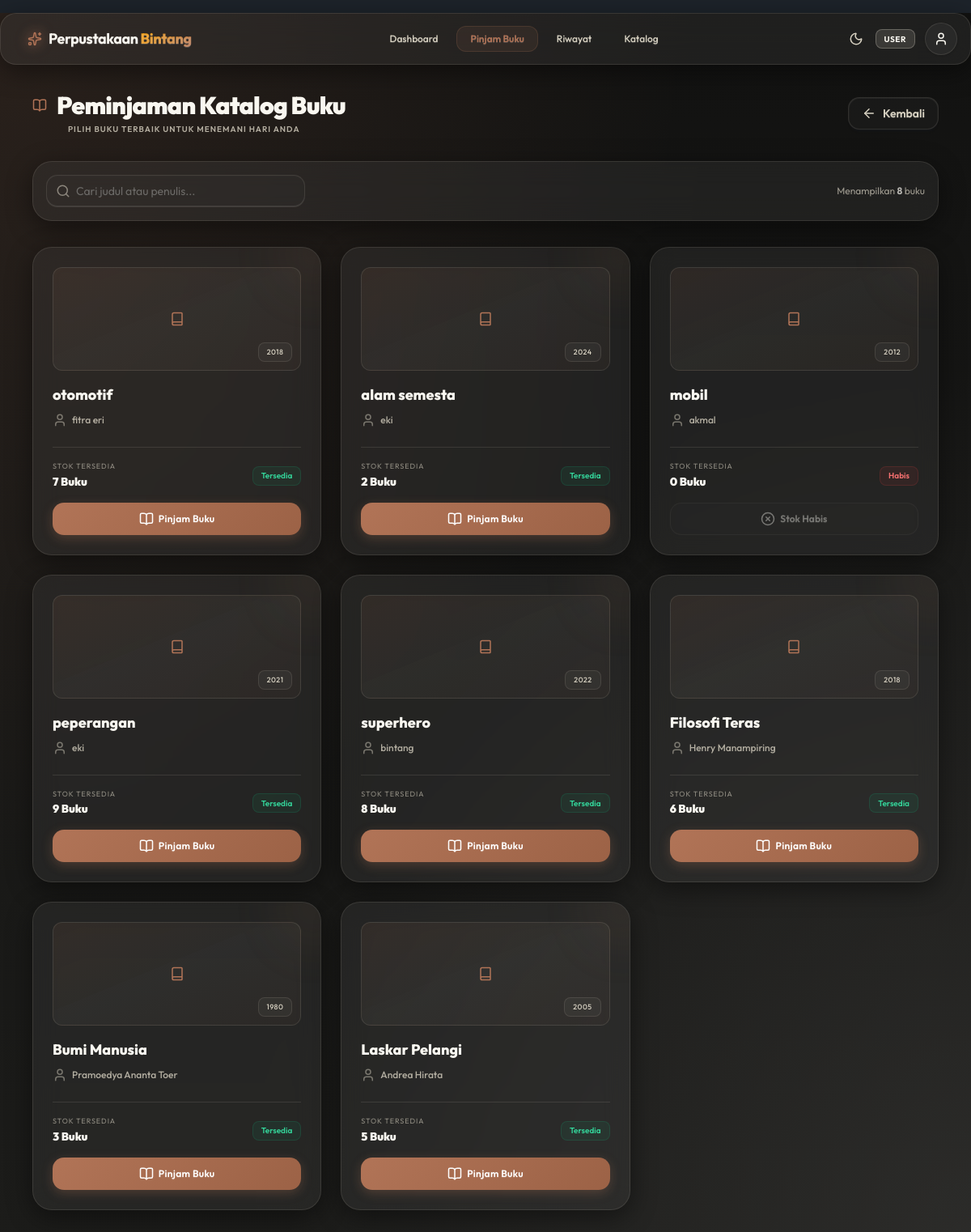
/pinjam.php (signed in), run on the app's committed database.
### tables this page shows
CREATE TABLE `buku` (
  `id` int(11) NOT NULL,
  `judul` varchar(200) NOT NULL,
  `penulis` varchar(100) NOT NULL,
  `penerbit` varchar(100) DEFAULT NULL,
  `tahun` int(11) DEFAULT NULL,
  `status` varchar(20) DEFAULT 'tersedia',
  `stok` int(11) DEFAULT 1,
  `created_at` timestamp NOT NULL DEFAULT current_timestamp()
);

### pinjam.php (the view, shortened to what this page needs)
<?php
include 'koneksi.php';
$user_id = $_SESSION['user_id'];
$buku = mysqli_query($koneksi, "SELECT * FROM buku ORDER BY id DESC");
?>
<!DOCTYPE html>
<html lang="id" data-theme="night">
<head>
    <link href="https://cdn.jsdelivr.net/npm/daisyui@5" rel="stylesheet" type="text/css" />
    <script src="https://cdn.jsdelivr.net/npm/@tailwindcss/browser@4"></script>
    <link rel="stylesheet" href="style.css">
</head>
<body class="min-h-screen pb-12">
    <?php include 'navbar.php'; ?>
    <main class="container mx-auto px-4 mt-8 max-w-6xl">
        <div class="flex flex-col sm:flex-row justify-between items-center gap-4 mb-8">
            <div class="text-center sm:text-left">
                <h2 class="text-3xl font-black tracking-tight flex items-center justify-center sm:justify-start gap-3 text-primary-theme">
                    <i data-lucide="book-open" class="icon-indigo w-8 h-8"></i>
                    <span>Peminjaman Katalog Buku</span>
                </h2>
                <p class="text-[10px] text-secondary-theme opacity-80 mt-1 uppercase tracking-widest font-semibold ml-11">Pilih Buku Terbaik Untuk Menemani Hari Anda</p>
            </div>
            <a href="dashboard.php" class="btn btn-premium-ghost rounded-2xl text-secondary-theme text-sm gap-2">
                <i data-lucide="arrow-left" class="w-4 h-4"></i> Kembali
            </a>
        </div>
        <div class="glass-card p-4 mb-8 flex flex-col sm:flex-row items-center justify-between gap-4">
            <div class="relative w-full sm:max-w-xs">
                <span class="absolute inset-y-0 left-0 pl-3 flex items-center pointer-events-none text-secondary-theme opacity-60">
                    <i data-lucide="search" class="w-4 h-4"></i>
                </span>
                <input type="text" id="pencarianBuku" onkeyup="cariBuku()" placeholder="Cari judul atau penulis..." class="input input-glass pl-9 w-full text-sm">
            </div>
            <div class="text-xs text-secondary-theme opacity-70">
                Menampilkan <span id="jumlahBuku" class="font-bold text-primary-theme"><?= mysqli_num_rows($buku) ?></span> buku
            </div>
        </div>
        <div class="grid grid-cols-1 sm:grid-cols-2 md:grid-cols-3 gap-6" id="katalogGrid">
            <?php mysqli_data_seek($buku, 0);
            while($b = mysqli_fetch_assoc($buku)):
                $udah_pinjam = mysqli_num_rows(mysqli_query($koneksi, "SELECT * FROM peminjaman WHERE user_id=$user_id AND buku_id={$b['id']} AND status='dipinjam'"));
            ?>
            <div class="glass-card glass-card-hover p-6 flex flex-col justify-between h-full relative overflow-hidden book-card" data-judul="<?= strtolower(htmlspecialchars($b['judul'])) ?>" data-penulis="<?= strtolower(htmlspecialchars($b['penulis'])) ?>">
                <div class="absolute -top-12 -right-12 w-28 h-28 rounded-full bg-[var(--accent-primary)]/5 blur-xl"></div>
                <div>
                    <div class="w-full h-32 rounded-xl bg-gradient-to-br from-[var(--accent-primary)]/10 via-[var(--accent-secondary)]/5 to-[var(--accent-primary)]/5 border border-[var(--glass-border)] flex items-center justify-center mb-4 relative overflow-hidden group">
                        <i data-lucide="book" class="w-10 h-10 icon-brand transition-transform group-hover:scale-110 duration-300"></i>
                        <div class="absolute bottom-2.5 right-2.5">
                            <span class="badge badge-premium-ghost py-1 px-2.5 text-[9px] uppercase tracking-wider"><?= $b['tahun'] ?></span>
                        </div>
                    </div>
                    <h4 class="font-extrabold text-lg text-primary-theme line-clamp-1" title="<?= htmlspecialchars($b['judul']) ?>"><?= htmlspecialchars($b['judul']) ?></h4>
                    <div class="flex items-center gap-1.5 mt-2 text-xs text-secondary-theme opacity-80">
                        <i data-lucide="user" class="w-3.5 h-3.5 opacity-60"></i>
                        <span class="font-medium line-clamp-1"><?= htmlspecialchars($b['penulis']) ?></span>
                    </div>
                </div>
                <div class="mt-6 pt-4 border-t border-[var(--glass-border)] flex items-center justify-between">
                    <div>
                        <p class="text-[9px] uppercase tracking-widest text-secondary-theme opacity-60">Stok Tersedia</p>
                        <p class="text-sm font-black text-primary-theme mt-0.5"><?= $b['stok'] ?> Buku</p>
                    </div>
                    <div>
                        <?php if($udah_pinjam > 0): ?>
                            <span class="badge badge-glass-info py-2 px-2.5 text-[10px]">Dipinjam</span>
                        <?php elseif($b['stok'] > 0): ?>
                            <span class="badge badge-glass-success py-2 px-2.5 text-[10px]">Tersedia</span>
                        <?php else: ?>
                            <span class="badge badge-glass-error py-2 px-2.5 text-[10px]">Habis</span>
                        <?php endif; ?>
                    </div>
                </div>
                <div class="mt-4">
                    <?php if($udah_pinjam > 0): ?>
                        <button class="btn btn-premium-ghost w-full rounded-xl py-2.5 text-xs gap-1.5 opacity-60 cursor-not-allowed" disabled>
                            <i data-lucide="check" class="w-4 h-4 text-emerald-400"></i> Sedang Dipinjam
                        </button>
                    <?php elseif($b['stok'] > 0): ?>
                        <button onclick="bukaModalPinjam(<?= $b['id'] ?>, '<?= htmlspecialchars($b['judul'], ENT_QUOTES) ?>')" class="btn btn-premium w-full rounded-xl py-2.5 text-xs text-white gap-1.5">
                            <i data-lucide="book-open" class="w-4 h-4"></i> Pinjam Buku
                        </button>
                    <?php else: ?>
                        <button class="btn btn-premium-ghost w-full rounded-xl py-2.5 text-xs gap-1.5 opacity-40 cursor-not-allowed" disabled>
                            <i data-lucide="x-circle" class="w-4 h-4"></i> Stok Habis
                        </button>
                    <?php endif; ?>
                </div>
            </div>
            <?php endwhile; ?>
        </div>
    </main>
</body>
</html>

### style.css (style rules this page uses)
:root, [data-theme="dark"] { --bg-dark: #121211; --bg-dark-glow: #1c1c1a; --bg-body-radial-1: rgba(177, 116, 87, 0.15); --bg-body-radial-2: rgba(74, 73, 71, 0.35); --accent-gold: #B17457; --accent-gold-glow: #c78668; --accent-indigo: #B17457; --accent-indigo-hover: #9c6246; --accent-primary: #B17457; --accent-secondary: #D8D2C2; --text-primary: #F9F7F0; --text-secondary: #D8D2C2; --text-muted: #8E8D8A; --glass-bg: rgba(74, 73, 71, 0.25); --glass-border: rgba(216, 210, 194, 0.12); --glass-border-focus: rgba(177, 116, 87, 0.4); --glass-shadow: 0 8px 32px 0 rgba(0, 0, 0, 0.45); --status-success-bg: rgba(16, 185, 129, 0.08); --status-success-text: #34d399; --status-success-border: rgba(16, 185, 129, 0.15); --status-error-bg: rgba(239, 68, 68, 0.08); --status-error-text: #f87171; --status-error-border: rgba(239, 68, 68, 0.15); --accent-danger: #f87171; --accent-danger-bg: rgba(239, 68, 68, 0.1); --accent-danger-border: rgba(239, 68, 68, 0.2); --status-info-bg: rgba(59, 130, 246, 0.08); --status-info-text: #60a5fa; --status-info-border: rgba(59, 130, 246, 0.15); }
body { font-family: 'Outfit', sans-serif !important; background-color: var(--bg-dark) !important; background-image: radial-gradient(at 0% 0%, var(--bg-body-radial-1) 0, transparent 50%), radial-gradient(at 100% 100%, var(--bg-body-radial-2) 0, transparent 50%), linear-gradient(180deg, var(--bg-dark) 0%, var(--bg-dark-glow) 100%) !important; background-attachment: fixed !important; background-size: cover !important; color: var(--text-primary) !important; min-height: 100vh; transition: background-color 0.3s ease, color 0.3s ease, background-image 0.3s ease !important; }
.glass-card { background: var(--glass-bg) !important; backdrop-filter: blur(16px) !important; -webkit-backdrop-filter: blur(16px) !important; border: 1px solid var(--glass-border) !important; box-shadow: var(--glass-shadow) !important; border-radius: 24px !important; transition: all 0.3s cubic-bezier(0.4, 0, 0.2, 1) !important; }
.glass-card-hover { transition: all 0.3s cubic-bezier(0.4, 0, 0.2, 1) !important; }
.input-glass { background: rgba(74, 73, 71, 0.1) !important; border: 1px solid var(--glass-border) !important; color: var(--text-primary) !important; border-radius: 14px !important; transition: all 0.2s ease-in-out !important; }
.input-glass::placeholder { color: var(--text-muted) !important; opacity: 0.65 !important; }
.btn-premium { background: linear-gradient(135deg, var(--accent-primary) 0%, #9c6246) !important; color: #ffffff !important; border: none !important; border-radius: 14px !important; font-weight: 600 !important; letter-spacing: 0.025em !important; transition: all 0.25s cubic-bezier(0.4, 0, 0.2, 1) !important; box-shadow: 0 4px 14px rgba(177, 116, 87, 0.3) !important; }
.btn-premium-ghost { background: rgba(142, 141, 138, 0.06) !important; border: 1px solid var(--glass-border) !important; color: var(--text-primary) !important; border-radius: 14px !important; transition: all 0.2s ease !important; }
.badge-glass-success { background: var(--status-success-bg) !important; color: var(--status-success-text) !important; border: 1px solid var(--status-success-border) !important; font-weight: 600 !important; }
.badge-glass-error { background: var(--status-error-bg) !important; color: var(--status-error-text) !important; border: 1px solid var(--status-error-border) !important; font-weight: 600 !important; }
.lucide { display: inline-block; stroke-width: 2px; width: 18px; height: 18px; color: currentColor; vertical-align: middle; }
.icon-indigo { color: var(--accent-primary) !important; }
.icon-brand { color: var(--accent-primary) !important; }
.text-primary-theme { color: var(--text-primary) !important; }
.text-secondary-theme { color: var(--text-secondary) !important; }
.badge-premium-ghost { background: rgba(142, 141, 138, 0.08) !important; border: 1px solid var(--glass-border) !important; color: var(--text-secondary) !important; font-weight: 500; }

### data on the page
buku: tahun "2018", judul "otomotif", penulis "fitra eri", stok "7", shows "Tersedia"
buku: tahun "2024", judul "alam semesta", penulis "eki", stok "2", shows "Tersedia"
buku: tahun "2012", judul "mobil", penulis "akmal", stok "0", shows "Habis", shows "Stok Habis"
buku: tahun "2021", judul "peperangan", penulis "eki", stok "9", shows "Tersedia"
buku: tahun "2022", judul "superhero", penulis "bintang", stok "8", shows "Tersedia"
buku: tahun "2018", judul "Filosofi Teras", penulis "Henry Manampiring", stok "6", shows "Tersedia"
buku: tahun "1980", judul "Bumi Manusia", penulis "Pramoedya Ananta Toer", stok "3", shows "Tersedia"
buku: tahun "2005", judul "Laskar Pelangi", penulis "Andrea Hirata", stok "5", shows "Tersedia"

### other printed values
$role "USER"
mysqli_num_rows($buku) "8"
